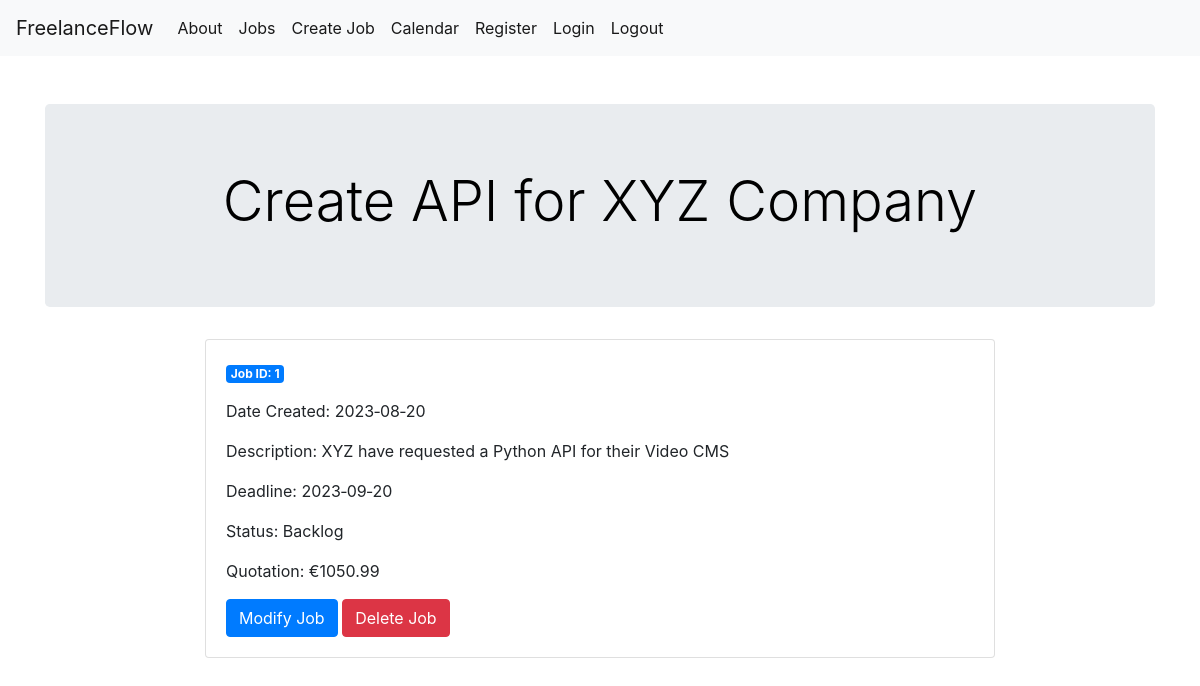
The app's page /1 (signed in), older data.
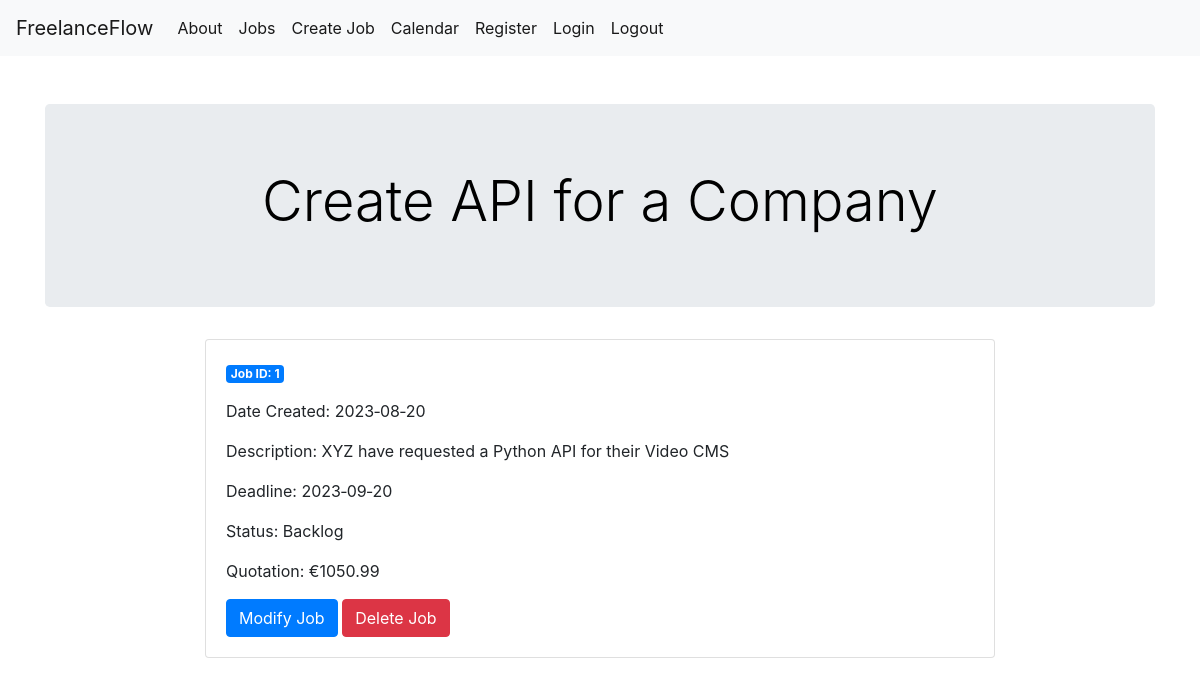
The same page, newer data.
### tables this page shows
CREATE TABLE Jobs (
    jobid INTEGER PRIMARY KEY AUTOINCREMENT,
    title TEXT NOT NULL,
    description TEXT NOT NULL,
    datecreated TEXT NOT NULL,
    deadline TEXT NOT NULL,
    status TEXT NOT NULL,
    quotation REAL NOT NULL,
    createdby INTEGER,
    FOREIGN KEY (createdby) REFERENCES Users(userid)
);

### application.py (the view)
@app.route('/<int:job_id>')
@login_required
def job(job_id):
    job = get_job(job_id)
    return render_template('job.html', job=job)

### application.py (called while the page is built)
def database_connection():
    conn = sqlite3.connect('freelanceflow.db')
    conn.row_factory = sqlite3.Row
    return conn

@login_manager.user_loader
def load_user(user_id):
    conn = database_connection()
    user_data = conn.execute('SELECT * FROM Users WHERE userid = ?', (user_id,)).fetchone()
    conn.close()
    if user_data is None:
        return None
    user = User(user_data['userid'], user_data['emailaddress'], user_data['password'], user_data['firstname'], user_data['lastname'], user_data['username'], user_data['accounttype'])
    return user

def get_job(job_id):
    conn = database_connection()
    job = conn.execute('SELECT * FROM Jobs WHERE jobid = ?', (job_id,)).fetchone()
    conn.close()
    if job is None:
        abort(404)
    return job

### templates/job.html (shortened to what this page needs)
{% extends 'base.html' %}
{% block jumbotron_title %} {{ job['title'] }} {% endblock %}
{% block content %}
    <div class="row justify-content-center">
        <div class="col-md-8">
            <div class="card">
                <div class="card-body">
                    <p class="badge badge-primary">Job ID: {{ job['jobid'] }}</p>
                    <p class="card-text">Date Created: {{ job['datecreated'] }}</p>
                    <p class="card-text">Description: {{ job['description'] }}</p>
                    <p class="card-text">Deadline: {{ job['deadline'] }}</p>
                    <p class="card-text">Status: {{ job['status'] }}</p>
                    <p class="card-text">Quotation: €{{ job['quotation'] }}</p>
                    <a href="{{ url_for('modifyjob', job_id=job['jobid']) }}" class="btn btn-primary">Modify Job</a>
                    <a href="#" class="btn btn-danger">Delete Job</a>
                </div>
            </div>
        </div>
    </div>
{% endblock %}

Row changes from the older to the newer data that the page shows:
changed Jobs "XYZ have requested a Python API for their Video CMS": title "Create API for XYZ Company" → "Create API for a Company"
